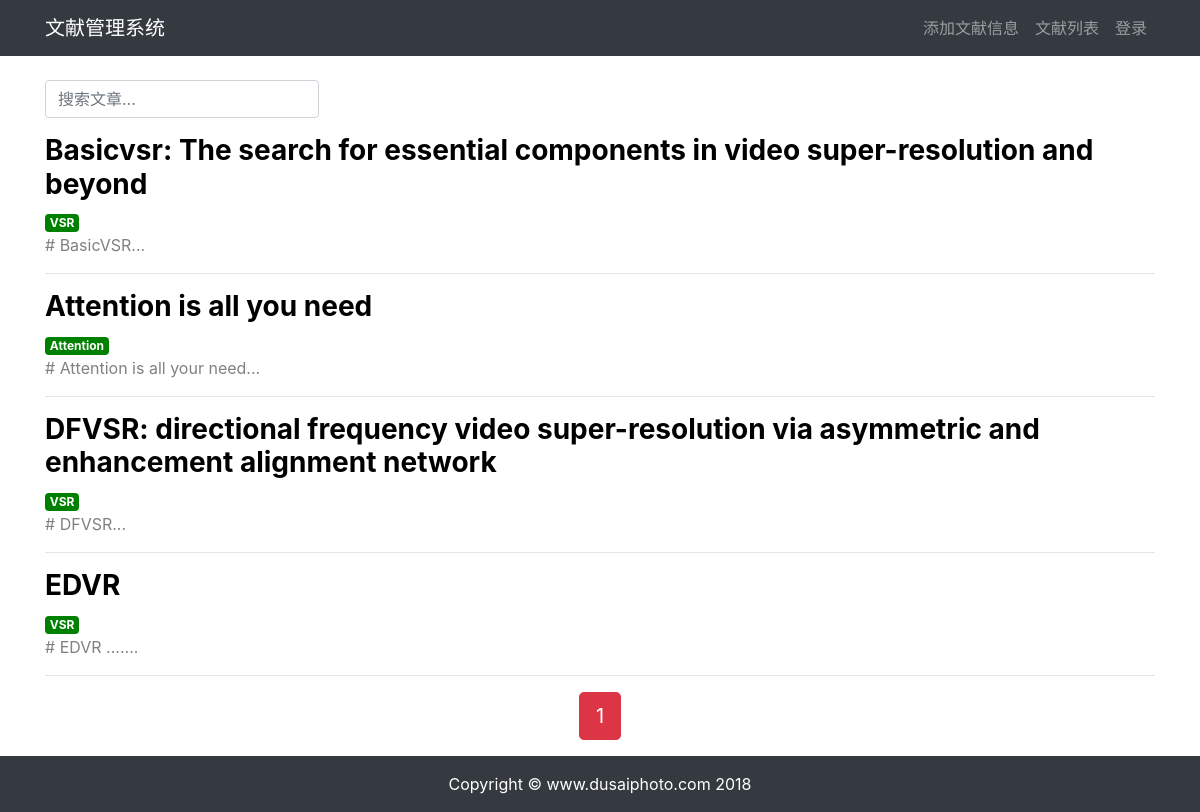
Page /article/article-list/ on the earlier database version.
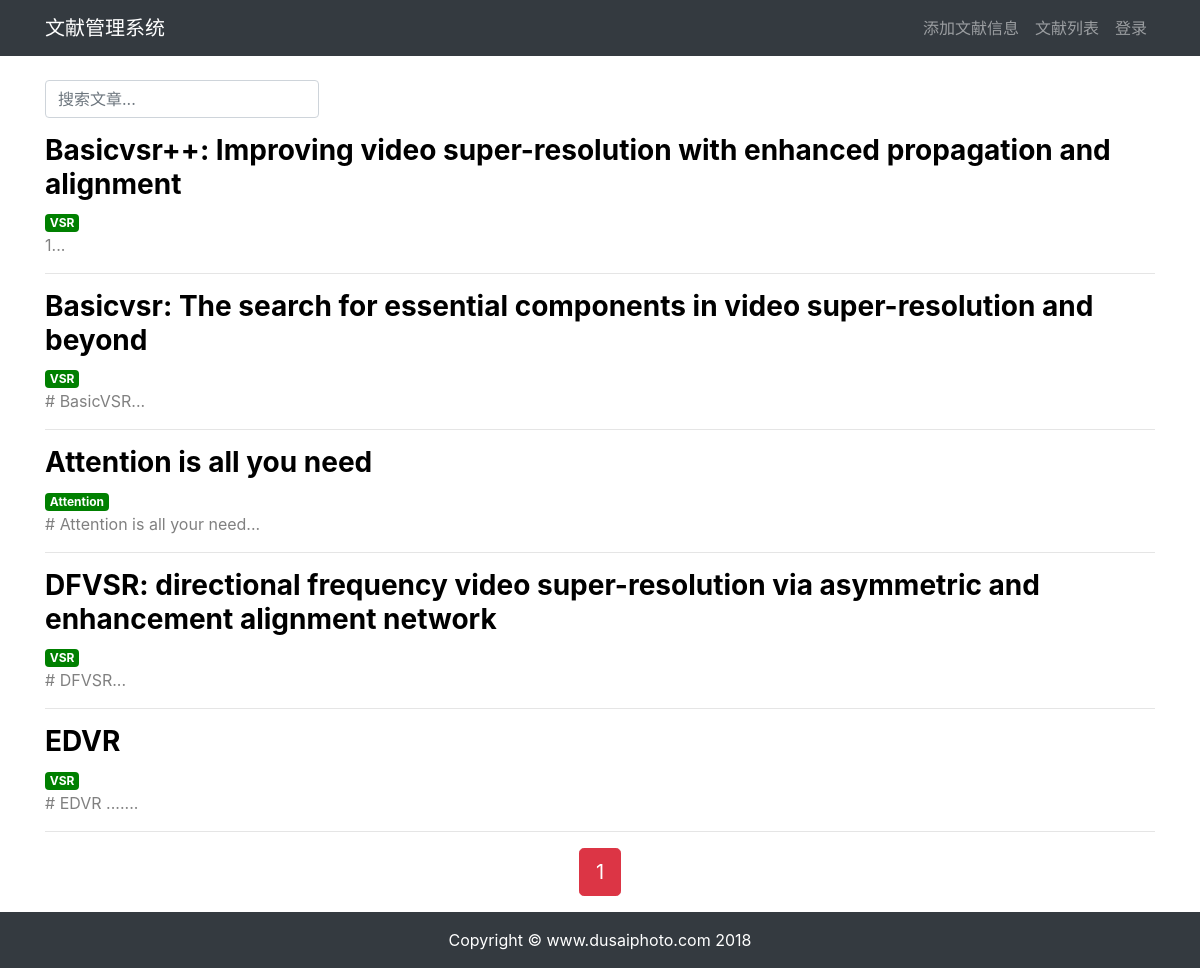
Same page on the later database version.
### article/models.py (models this page shows, shortened)
class PaperInfo(models.Model):
    title = models.CharField(max_length=100)  # 文章标题
    author = models.CharField(max_length=100, blank=True)
    paper_author = models.CharField(max_length=100)  # 文章的作者/团队
    source = models.CharField(max_length=100)  # 文章的来源：期刊or会议
    reference = models.CharField(max_length=500, blank=True)  # 参考文献
    pdf_file = models.FileField(upload_to="pdfFiles/", blank=True)  # pdf
    tags = TaggableManager(blank=True)
    body = models.TextField()
    created = models.DateTimeField(default=timezone.now)
    updated = models.DateTimeField(auto_now=True)
    class Meta:
        ordering = ('-created',)

### article/views.py (the view)
# urls.py: path('article-list/', views.article_list, name='article_list'),
def article_list(request):
    search = request.GET.get('search')
    tag = request.GET.get('tag')
    articles_list = PaperInfo.objects.all()
    if search:
        articles_list = articles_list.filter(
            Q(title__icontains=search) |
            Q(body__icontains=search)
        )
    else:
        search = ''
    if tag and tag != 'None':
        articles_list = articles_list.filter(tags__name__in=[tag])
    paginator = Paginator(articles_list, 5)
    page = request.GET.get('page')
    articles = paginator.get_page(page)
    context = {
        'articles': articles,
        'search': search,
        'tag': tag,
    }
    return render(request, 'article/list.html', context)

### templates/article/list.html (shortened to what this page needs)
{% extends "base.html" %}
{% load static %}
{% block content %}
    <br>
    <div class="container">
        <div class="row">
            <div class="col-auto mr-auto">
                <form class="form-inline">
                    <input type="text"
                           class="form-control mb-2 mr-sm-2"
                           name="search"
                           placeholder="搜索文章..."
                           required
                    >
                </form>
            </div>
        </div>
        <div class="row mt-2">
            {% for article in articles %}
                <div class="col-12">
                    <h3>
                        <b>
                            <a href="{% url 'article:article_detail' article.id %}"
                               style="color: black;"
                            >
                                {{ article.title }}
                            </a>
                        </b>
                    </h3>
                    <span>
                        {% for tag in article.tags.all %}
                            <a href="{% url 'article:article_list' %}?tag={{ tag }}"
                               class="badge badge-primary"
                               style="background: green"
                            >
                                {{ tag }}
                            </a>
                        {% endfor %}
                    </span>
                    <div>
                        <p style="color: gray;">
                            {{ article.body|slice:'100' }}...
                        </p>
                    </div>
                    <hr>
                </div>
            {% endfor %}
        </div>
        <div class="pagination row">
            <div class="m-auto">
        <span class="step-links">
            <span class="current btn btn-danger btn-lg">
                {{ articles.number }}
            </span>
        </span>
            </div>
        </div>
    </div>
{% endblock content %}

### templates/base.html (shortened to what this page needs)
{% load static %}
<!DOCTYPE html>
<html lang="zh-cn">
<head>
    <link rel="stylesheet" href="{% static 'bootstrap/css/bootstrap.min.css' %}">
</head>
<body>
{% include 'header.html' %}
{% block content %}{% endblock content %}
{% include 'footer.html' %}
</body>
</html>

### templates/header.html (shortened to what this page needs)
<nav class="navbar navbar-expand-lg navbar-dark bg-dark">
    <div class="container">
        <a class="navbar-brand" href="#">文献管理系统</a>
        <div>
            <ul class="navbar-nav">
                <li class="nav-item">
                    <a class="nav-link" href="{% url 'article:article_create' %}">添加文献信息</a>
                </li>
                <li class="nav-item">
                    <a class="nav-link" href="{% url 'article:article_list' %}">文献列表</a>
                </li>
                {% if user.is_authenticated %}
                    <li class="nav-item dropdown">
                        <a class="nav-link dropdown-toggle" href="#" id="navbarDropdown" role="button"
                           data-toggle="dropdown" aria-haspopup="true" aria-expanded="false">
                            {{ user.username }}
                        </a>
                        <div class="dropdown-menu" aria-labelledby="navbarDropdown">
                            <a class="dropdown-item" href='{% url "userprofile:edit" user.id %}'>个人信息</a>
                            <a class="dropdown-item" href="#" onclick="user_delete()">删除用户</a>
                            <a class="dropdown-item" href='{% url "userprofile:logout" %}'>退出登录</a>
                        </div>
                    </li>
                {% else %}
                    <li class="nav-item">
                        <a class="nav-link" href="{% url 'userprofile:login' %}">登录</a>
                    </li>
                {% endif %}
            </ul>
        </div>
    </div>
</nav>

### templates/footer.html
{% load static %}
<div>
    <br><br><br>
</div>
<footer class="py-3 bg-dark fixed-bottom">
    <div class="container">
        <p class="m-0 text-center text-white">Copyright &copy; www.dusaiphoto.com 2018</p>
    </div>
</footer>

Differences in the rows shown:
added PaperInfo: title "Basicvsr++: Improving video super-resolution with enhanced propagation and alignment", body "1", Tag (name "VSR")
